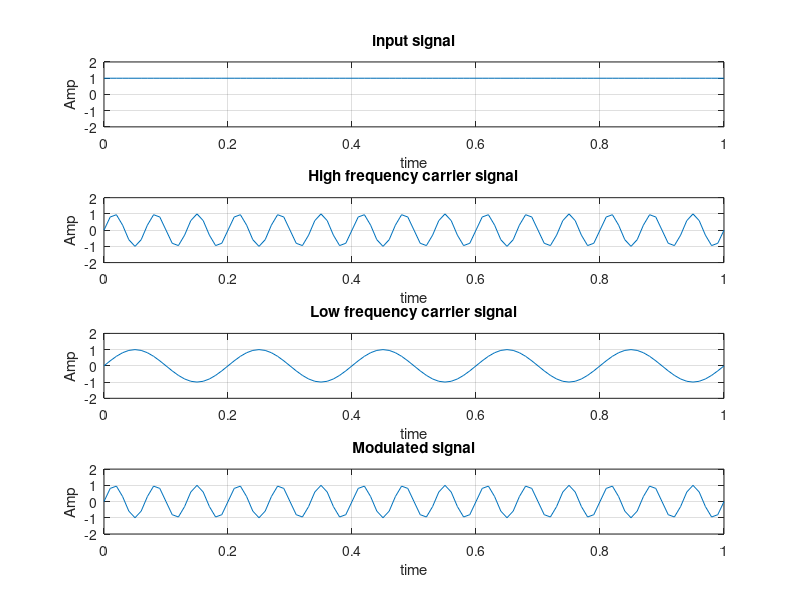

MATLAB code to generate this figure:
clear;
clc;
b = input('Enter the Bit stream \n '); %b = [0 1 0 1 1 1 0];
fc = input('Enter carrier frequency = ');
n = length(b);
t = 0:.01:n;
x = 1:1:(n+1)*100;
for i = 1:n
 if (b(i) == 0)
 b_p(i) = -1;
 else
 b_p(i) = 1;
 end
 for j = i:.1:i+1
 bw(x(i*100:(i+1)*100)) = b_p(i);
 end
end
bw = bw(100:end);
wo = 2*(2*pi*fc*t);
W = 1*(2*pi*fc*t);
sinHt = sin(wo+W);
sinLt = sin(wo-W);
st = sin(wo+(bw).*W);
subplot(4,1,1)
plot(t,bw)
grid on ; 
ylabel('Amp');
xlabel('time');
title('input signal');
axis([0 n -2 +2])
subplot(4,1,2)
plot(t,sinHt)
grid on ;
ylabel('Amp');
xlabel('time');
title('High frequency carrier signal');
axis([0 n -2 +2])
subplot(4,1,3)
plot(t,sinLt)
grid on ;
ylabel('Amp');
xlabel('time');
title('Low frequency carrier signal');
axis([0 n -2 +2])
subplot(4,1,4)
plot(t,st)
grid on ;
ylabel('Amp');
xlabel('time');
title('Modulated signal');
axis([0 n -2 +2])